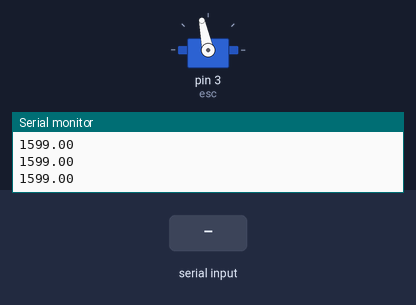
The sketch below on a simulated Arduino Uno, built with avr-gcc and run on an emulated ATmega328P. Shown: servo, the last lines printed to the serial monitor. The inputs (shaded band) are chosen by the test bench.

Above: at 1.2 s.
1.3 s: "d" received over Serial
At 1.7 s:
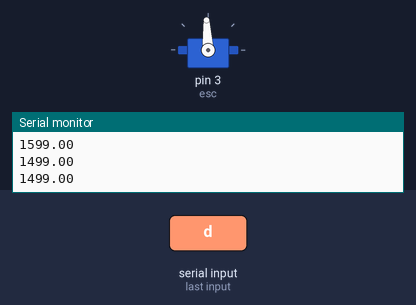
2.9 s: "b" received over Serial
At 4.2 s:
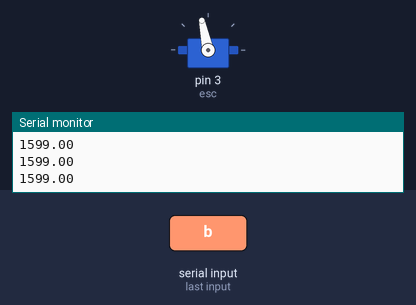
Timing chart, 0 to 5.9 s (numbered marks = the images above; inputs shaded):
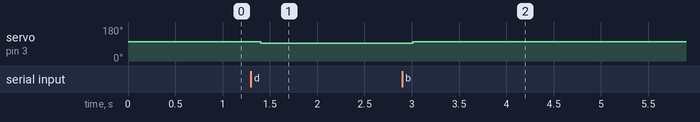

The sketch:

motorCalibra.ino
```cpp
#include<Servo.h>

Servo esc;
void setup() {
  // put your setup code here, to run once:
  Serial.begin(115200);
  esc.attach(3);


}
float n = 1599;
bool sw = false;
void loop() {
  // put your main code here, to run repeatedly:
  char recv_data = Serial.read();
  if(recv_data == 'a'){
    n+=1;
  }
  if(recv_data == 'b'){
    n+=100;
  }
  if(recv_data == 'c'){
    n-=1;
  }
  if(recv_data == 'd'){
    n-=100;
  }


  esc.writeMicroseconds(n);
  if(sw){
  n+=10;
  }
  Serial.println(n);
  delay(200);
}
```

Measured:
- after the input at 1.3 s, servo on pin 3 (esc): 102° → 93° after 0.10 s
- after the input at 2.9 s, servo on pin 3 (esc): 93° → 102° after 0.11 s
